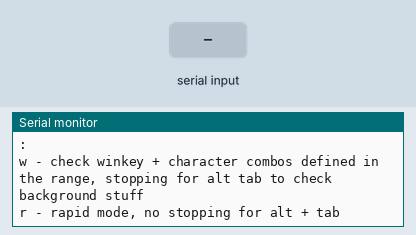
A sketch run on a simulated Arduino Leonardo, built with avr-gcc and run on an emulated ATmega32U4. Shown: the last lines printed to the serial monitor. The inputs (shaded band) are chosen by the test bench. USB keyboard and mouse output is not drawn. At 7.9 s the program stops and its outputs stay as they are.

Above: at 1.2 s.
1.3 s: "w" received over Serial
At 2.3 s:
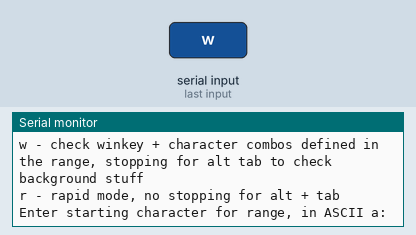
2.8 s: "c" received over Serial
At 3.4 s:
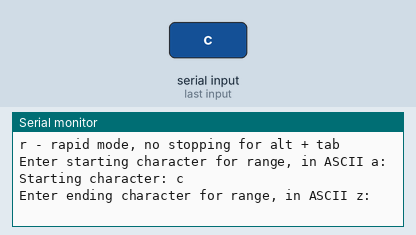
4.3 s: "q" received over Serial
At 5.7 s:
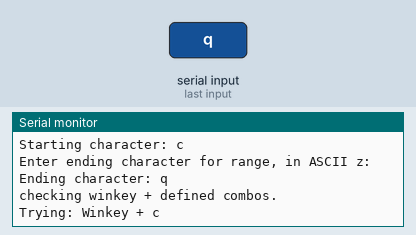
5.8 s: "q" received over Serial
At 8.7 s:
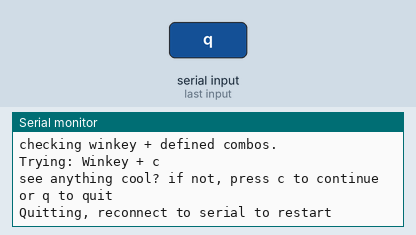

Measured:
- after the input at 1.3 s, the serial monitor: prints a new line at once (image 1)
- after the input at 2.8 s, the serial monitor: prints a new line at once (image 2)
- after the input at 4.3 s, the serial monitor: prints a new line at once (image 3)
- after the input at 5.8 s, the serial monitor: prints a new line after 2.1 s (image 4)

The sketch:

stabbo_kb.ino
```cpp
#include <Keyboard.h>

int rflag = 0;
int wkey = 0x83;
int tab = 0xB3;
int lalt = 0x82;
int fchar = 0;
int lchar = 0;

void setup() {
  Serial.begin(115200);
  while (!Serial);
  {
    // initialize keyboard:
    Keyboard.begin();
    Serial.println("Welcome to stabbo_kb\n");
    usage();
  }
}

void usage() {
  Serial.println("Tryin to stabbo some keycombos?\n:");
  Serial.println("w - check winkey + character combos defined in the range, stopping for alt tab to check background stuff");
  Serial.println("r - rapid mode, no stopping for alt + tab");
}

void fchar_range() {
  Serial.println("Enter starting character for range, in ASCII a:");
  int frchoice = -1;
  while (frchoice == -1) {
    frchoice = Serial.read();
    if (frchoice != -1) {
      fchar = int(frchoice); //store the value of frchoice into the fchar var as an int
      Serial.println("Starting character: " + String(char(fchar)));
      echar_range(); //call echar_range function to get the ending character of the range
      break;

    }
  }
}

void echar_range() {
  Serial.println("Enter ending character for range, in ASCII z:");
  int erchoice = -1;
  while (erchoice == -1) {
    erchoice = Serial.read();
    if (erchoice != -1) {
      lchar = int(erchoice);
      Serial.println("Ending character: " + String(char(lchar)));
      winkey_letter();
      break;
    }
  }

}

void alt_tab() {
  Keyboard.press(lalt);
  Keyboard.press(tab);
  delay(100);
  Keyboard.release(tab);
  Serial.println("see anything cool? if not, press c to continue or q to quit");

  int cont = -1;
  while (cont == -1) {
    cont = Serial.read();
    switch (char(cont)) {
      case 'c':
        Keyboard.releaseAll();
        break;
      case 'q':
        Keyboard.releaseAll();
        Serial.println("Quitting, reconnect to serial to restart");
        exit(0);

    }

  }
}

void winkey_letter() {
  Serial.println("checking winkey + defined combos.");
  for (fchar; fchar <= lchar; fchar++) { //loop over values of fchar, stored as an int from the f/echar_range functions
    if (fchar == 108 || fchar == 76) { //logic check to skip over the winkey + L combo, if it equals upper L or lower L, skip
      fchar++; // dont wanna lock the machine :) although it still skips 'm'
      continue;
    }
    delay(1000);
    Serial.println("Trying: Winkey " "+ " + String(char(fchar)));
    Keyboard.press(wkey);
    delay(400);
    Keyboard.press(fchar);
    delay(100);
    Keyboard.releaseAll();
    delay(2000);
    if (rflag == 0) { //check if rflag is 0 or 1, depending on which mode you selected
      alt_tab();
      continue;
    }
    else {
      continue;
    }
    delay(500);

  }
}

void loop() {
  int choice = -1;
  while (choice == -1) {
    choice = Serial.read();
    switch (char(choice)) {
      case 'w':
        fchar_range();
        break;
      case 'r':
        rflag = 1; //set rflag to 1, skips call to alt_tab() function
        fchar_range();
        break;

    }
  }
}
```
